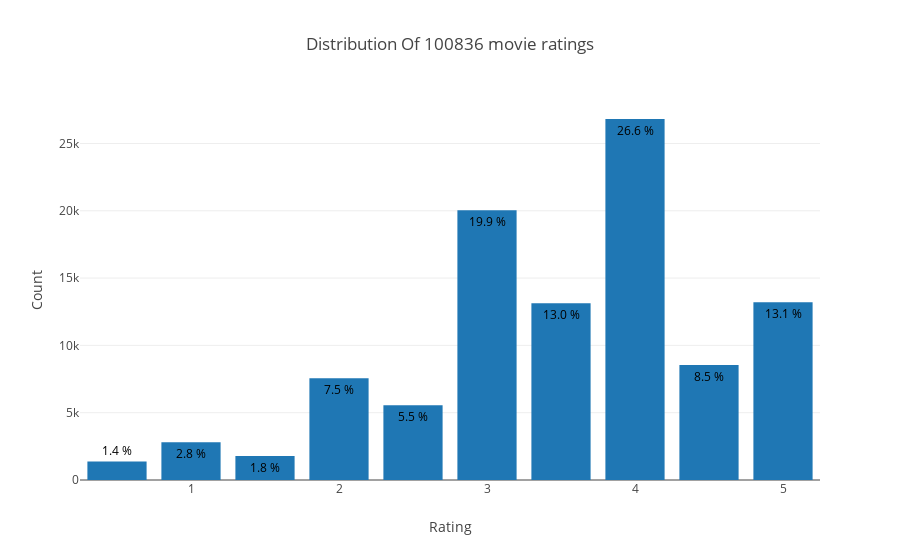

Source (notebook cell):
### Markdown cell above
# Movie ratings distribution - want to know common ratings

### Code cell
init_notebook_mode(connected=True)

data = df['rating'].value_counts().sort_index(ascending=False)
trace = go.Bar(x = data.index,
               text = ['{:.1f} %'.format(val) for val in (data.values / df.shape[0] * 100)],
               textposition = 'auto',
               textfont = dict(color = '#000000'),
               y = data.values,
               )

# Create layout
layout = dict(title = 'Distribution Of {} movie ratings'.format(round(df.shape[0],1)),
              xaxis = dict(title = 'Rating'),
              yaxis = dict(title = 'Count'))

# Create plot
fig = go.Figure(data=[trace], layout=layout)
iplot(fig)

### Figure 1 — Plotly figure (JSON) as saved in the notebook; plotly's stock layout.template omitted (floating-point values rounded to 4 significant figures)
{"data": [{"text": ["13.1 %", "8.5 %", "26.6 %", "13.0 %", "19.9 %", "5.5 %", "7.5 %", "1.8 %", "2.8 %", "1.4 %"], "textfont": {"color": "#000000"}, "textposition": "auto", "type": "bar", "uid": "1f89d728-ea56-4ee5-a4f7-57f7efd63b63", "x": [5, 4.5, 4, 3.5, 3, 2.5, 2, 1.5, 1, 0.5], "y": [13211, 8551, 26818, 13136, 20047, 5550, 7551, 1791, 2811, 1370]}], "layout": {"title": "Distribution Of 100836 movie ratings", "xaxis": {"title": "Rating"}, "yaxis": {"title": "Count"}}}
